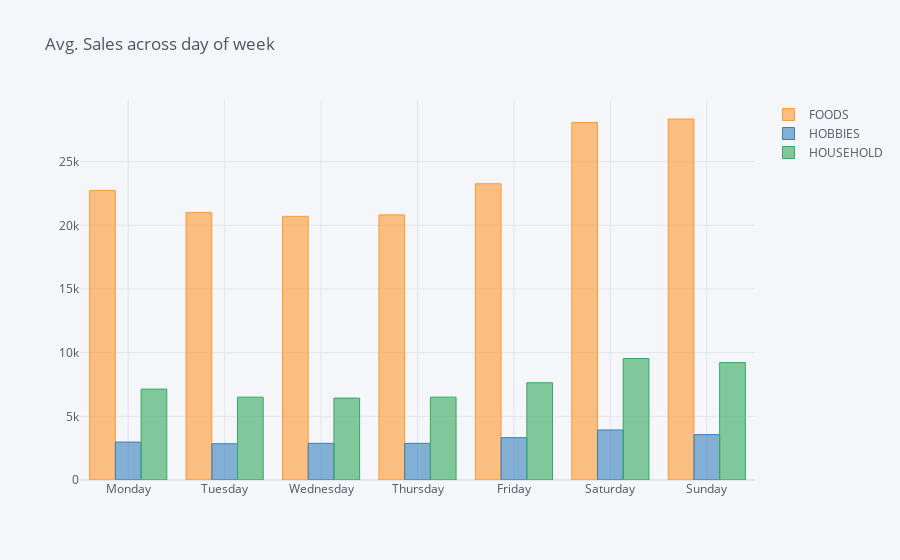

Write notebook code for a chart like this one.
### Markdown cell above
# Plotting Sales over the week for the 3 categories

### Code cell
cat_level = sales_data.groupby("cat_id")[date_col].sum().reset_index().set_index('cat_id').T
cat_level['datum'] = [base + datetime.timedelta(days=x) for x in range(1913)]
cat_level.set_index('datum', drop=True, inplace=True)
cat_level.sort_index(inplace=True)
cat_level.head()
days = ['Monday','Tuesday','Wednesday','Thursday','Friday','Saturday', 'Sunday']
sales_cat_weekday = cat_level.groupby([cat_level.index.day_name()]).mean().reindex(days)
sales_cat_weekday.iplot( kind="bar",title = "Avg. Sales across day of week")

### Figure 1 — Plotly figure (JSON) as saved in the notebook; plotly's stock layout.template omitted (floating-point values rounded to 4 significant figures)
{"data": [{"marker": {"color": "rgba(255, 153, 51, 0.6)", "line": {"color": "rgba(255, 153, 51, 1.0)", "width": 1}}, "name": "FOODS", "orientation": "v", "text": "", "type": "bar", "x": ["Monday", "Tuesday", "Wednesday", "Thursday", "Friday", "Saturday", "Sunday"], "y": [22740.0, 21010.0, 20700.0, 20820.0, 23260.0, 28080.0, 28350.0]}, {"marker": {"color": "rgba(55, 128, 191, 0.6)", "line": {"color": "rgba(55, 128, 191, 1.0)", "width": 1}}, "name": "HOBBIES", "orientation": "v", "text": "", "type": "bar", "x": ["Monday", "Tuesday", "Wednesday", "Thursday", "Friday", "Saturday", "Sunday"], "y": [2980.0, 2849.0, 2880.0, 2880.0, 3324.0, 3930.0, 3564.0]}, {"marker": {"color": "rgba(50, 171, 96, 0.6)", "line": {"color": "rgba(50, 171, 96, 1.0)", "width": 1}}, "name": "HOUSEHOLD", "orientation": "v", "text": "", "type": "bar", "x": ["Monday", "Tuesday", "Wednesday", "Thursday", "Friday", "Saturday", "Sunday"], "y": [7137.0, 6506.0, 6429.0, 6505.0, 7638.0, 9539.0, 9219.0]}], "layout": {"legend": {"bgcolor": "#F5F6F9", "font": {"color": "#4D5663"}}, "paper_bgcolor": "#F5F6F9", "plot_bgcolor": "#F5F6F9", "title": {"font": {"color": "#4D5663"}, "text": "Avg. Sales across day of week"}, "xaxis": {"gridcolor": "#E1E5ED", "showgrid": true, "tickfont": {"color": "#4D5663"}, "title": {"font": {"color": "#4D5663"}, "text": ""}, "zerolinecolor": "#E1E5ED"}, "yaxis": {"gridcolor": "#E1E5ED", "showgrid": true, "tickfont": {"color": "#4D5663"}, "title": {"font": {"color": "#4D5663"}, "text": ""}, "zerolinecolor": "#E1E5ED"}}}
